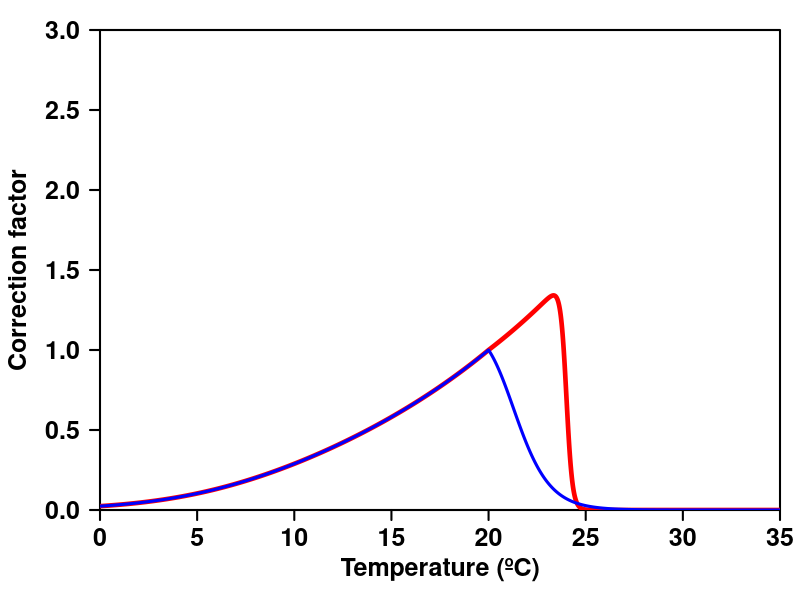

The R script that drew this image:
#=============================================================================#
# Name   : CT_curves_Engraulis_ringens
# Author : Jorge Flores-Valiente
# Date   : 
# Version:
# Aim    : Calculate and plot CT curve for DEB model
# URL    : 
#=============================================================================#
dirpath  <- 'C:/Users/jflores/Desktop/'
out_name <- 'CTcurves_Engraulis_ringens'

T_K    <- 273.15;     # Kelvin
T_ref  <- 20 + T_K;   # Kelvin
T_A    <- 8000

# Temperature range
Temp   <- seq(from = 0, to = 35, by = 0.01) + T_K; # Kelvin

text_size <- 1
#=============================================================================#
#===================== Do not change anything from here ======================#
#=============================================================================#
png(filename = paste0(dirpath, out_name, '.png'), width = 850, height = 550, res = 120)
par(mar = c(4.5,5,1.5,1))
plot(Temp, type = 'n', axes = F, xlab = '', ylab = '', xaxs = 'i', yaxs = 'i', xlim = c(0,35), ylim = c(0,3))
axis(1, font = 2, lwd.ticks = 2, cex = 2, cex.axis = 1.5)
axis(2, font = 2, lwd.ticks = 2, cex = 2, cex.axis = 1.5, las = 2)
box(lwd = 2)
mtext(side = 1, line = 2.5, font = 2, cex = 1.5, text = 'Temperature (ºC)')
mtext(side = 2, line = 3.5, font = 2, cex = 1.5, text = 'Correction factor')

#===== CASE 2 =====#
# Parameters
T_L  <- 6 + T_K     # K Lower temp boundary
T_H  <- 24 + T_K    # K Upper temp boundary
T_A  <- T_A        # K Arrhenius temperature
T_AL <- 20000       # K Arrh. temp for lower boundary
T_AH <- 190000*3    # K Arrh. temp for upper boundary

s_A = exp(T_A/T_ref - T_A/Temp)  # Arrhenius factor

# 1-parameter correction factor
TC_1 = s_A

# 5-parameter correction factor
if(T_L > T_ref || T_H < T_ref){
  warning('Warning : invalid parameter combination, T_L > T_ref and/or T_H < T_ref\n')
}

s_L_ratio <- (1 + exp(T_AL/T_ref - T_AL/T_L)) / (1 + exp(T_AL/Temp - T_AL/T_L))
s_H_ratio <- (1 + exp(T_AH/T_H - T_AH/T_ref)) / (1 + exp(T_AH/T_H - T_AH/Temp))
TC_5      <- s_A * ((Temp <= T_ref) * s_L_ratio + (Temp > T_ref) * s_H_ratio)
TC_ring1 <- TC_5
lines(Temp - T_K, TC_5, lwd = 4.5, col = 'red')

# text(2.5, 2.8, adj = 0, font = 2, col = 'red', cex = text_size, bquote(paste('T'[L]*' = ',  .(T_L-T_K))))
# text(2.5, 2.5, adj = 0, font = 2, col = 'red', cex = text_size, bquote(paste('T'[H]*' = ',  .(T_H-T_K))))
# text(2.5, 2.2, adj = 0, font = 2, col = 'red', cex = text_size, bquote(paste('T'[A]*' = ',  .(T_A))))
# text(2.5, 1.9, adj = 0, font = 2, col = 'red', cex = text_size, bquote(paste('T'[AL]*' = ', .(T_AL))))
# text(2.5, 1.6, adj = 0, font = 2, col = 'red', cex = text_size, bquote(paste('T'[AH]*' = ', .(T_AH))))
# text(2.5, 1.3, adj = 0, font = 2, col = 'red', cex = text_size, bquote(paste('TC'[max]*' = ', .(Temp[which.max(TC_5)]-T_K))))

#===== CASE 1 =====#
# Parameters
T_L  <- 6 + T_K     # K Lower temp boundary
T_H  <- 21 + T_K    # K Upper temp boundary
T_A  <- T_A        # K Arrhenius temperature
T_AL <- 20000       # K Arrh. temp for lower boundary
T_AH <- 190000/2    # K Arrh. temp for upper boundary

s_A = exp(T_A/T_ref - T_A/Temp)  # Arrhenius factor

# 1-parameter correction factor
TC_1 = s_A

# 5-parameter correction factor
if(T_L > T_ref || T_H < T_ref){
  warning('Warning : invalid parameter combination, T_L > T_ref and/or T_H < T_ref\n')
}

s_L_ratio <- (1 + exp(T_AL/T_ref - T_AL/T_L)) / (1 + exp(T_AL/Temp - T_AL/T_L))
s_H_ratio <- (1 + exp(T_AH/T_H - T_AH/T_ref)) / (1 + exp(T_AH/T_H - T_AH/Temp))
TC_5      <- s_A * ((Temp <= T_ref) * s_L_ratio + (Temp > T_ref) * s_H_ratio)
TC_ring2 <- TC_5
lines(Temp - T_K, TC_5, lwd = 3.0, col = 'blue')

# text(27, 2.8, adj = 0, font = 2, col = 'blue', cex = text_size, bquote(paste('T'[L]*' = ',  .(T_L-T_K))))
# text(27, 2.5, adj = 0, font = 2, col = 'blue', cex = text_size, bquote(paste('T'[H]*' = ',  .(T_H-T_K))))
# text(27, 2.2, adj = 0, font = 2, col = 'blue', cex = text_size, bquote(paste('T'[A]*' = ',  .(T_A))))
# text(27, 1.9, adj = 0, font = 2, col = 'blue', cex = text_size, bquote(paste('T'[AL]*' = ', .(T_AL))))
# text(27, 1.6, adj = 0, font = 2, col = 'blue', cex = text_size, bquote(paste('T'[AH]*' = ', .(T_AH))))
# text(27, 1.3, adj = 0, font = 2, col = 'blue', cex = text_size, bquote(paste('TC'[max]*' = ', .(Temp[which.max(TC_5)]-T_K))))

# #===== CURVE 3 =====#
# # Parameters
# T_L  <- 6 + T_K    # K Lower temp boundary
# T_H  <- 17 + T_K   # K Upper temp boundary
# T_A  <- T_A        # K Arrhenius temperature
# T_AL <- 20000      # K Arrh. temp for lower boundary
# T_AH <- 190000 / 4 # K Arrh. temp for upper boundary
# 
# s_A = exp(T_A/T_ref - T_A/Temp)  # Arrhenius factor
# 
# # 1-parameter correction factor
# TC_1 = s_A
# 
# # 5-parameter correction factor
# if(T_L > T_ref || T_H < T_ref){
#   warning('Warning : invalid parameter combination, T_L > T_ref and/or T_H < T_ref\n')
# }
# 
# s_L_ratio <- (1 + exp(T_AL/T_ref - T_AL/T_L)) / (1 + exp(T_AL/Temp - T_AL/T_L))
# s_H_ratio <- (1 + exp(T_AH/T_H - T_AH/T_ref)) / (1 + exp(T_AH/T_H - T_AH/Temp))
# TC_5      <- s_A * ((Temp <= T_ref) * s_L_ratio + (Temp > T_ref) * s_H_ratio)
# lines(Temp - T_K, TC_5, lwd = 2.0, col = 'green')
# 
# text(27, 2.8, adj = 0, font = 2, col = 'blue', cex = text_size, bquote(paste('T'[L]*' = ',  .(T_L-T_K))))
# text(27, 2.5, adj = 0, font = 2, col = 'blue', cex = text_size, bquote(paste('T'[H]*' = ',  .(T_H-T_K))))
# text(27, 2.2, adj = 0, font = 2, col = 'blue', cex = text_size, bquote(paste('T'[A]*' = ',  .(T_A))))
# text(27, 1.9, adj = 0, font = 2, col = 'blue', cex = text_size, bquote(paste('T'[AL]*' = ', .(T_AL))))
# text(27, 1.6, adj = 0, font = 2, col = 'blue', cex = text_size, bquote(paste('T'[AH]*' = ', .(T_AH))))
# text(27, 1.3, adj = 0, font = 2, col = 'blue', cex = text_size, bquote(paste('TC'[max]*' = ', .(Temp[which.max(TC_5)]-T_K))))

dev.off()
#=============================================================================#
# END OF PROGRAM
#=============================================================================#